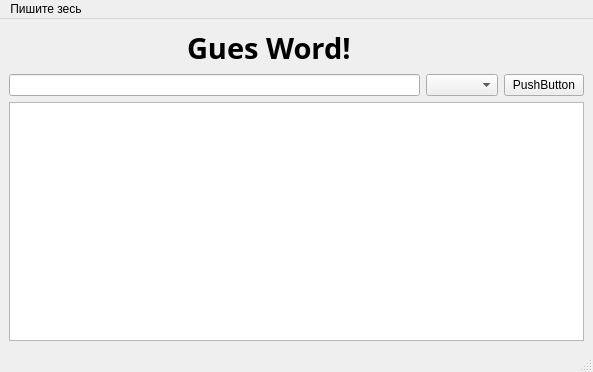
<?xml version="1.0" encoding="UTF-8"?>
<ui version="4.0">
 <class>MainWindow</class>
 <widget class="QMainWindow" name="MainWindow">
  <property name="geometry">
   <rect>
    <x>0</x>
    <y>0</y>
    <width>593</width>
    <height>372</height>
   </rect>
  </property>
  <property name="windowTitle">
   <string>Собери слова</string>
  </property>
  <widget class="QWidget" name="centralwidget">
   <layout class="QGridLayout" name="gridLayout">
    <item row="0" column="0">
     <layout class="QHBoxLayout" name="horizontalLayout">
      <item>
       <spacer name="horizontalSpacer">
        <property name="orientation">
         <enum>Qt::Horizontal</enum>
        </property>
        <property name="sizeType">
         <enum>QSizePolicy::Preferred</enum>
        </property>
        <property name="sizeHint" stdset="0">
         <size>
          <width>178</width>
          <height>20</height>
         </size>
        </property>
       </spacer>
      </item>
      <item>
       <widget class="QLabel" name="label">
        <property name="font">
         <font>
          <family>Ink Free</family>
          <pointsize>22</pointsize>
          <weight>75</weight>
          <bold>true</bold>
         </font>
        </property>
        <property name="text">
         <string>Gues Word!</string>
        </property>
        <property name="textFormat">
         <enum>Qt::AutoText</enum>
        </property>
       </widget>
      </item>
     </layout>
    </item>
    <item row="1" column="0">
     <widget class="QLineEdit" name="lineEdit"/>
    </item>
    <item row="1" column="1">
     <widget class="QComboBox" name="comboBox"/>
    </item>
    <item row="1" column="2">
     <widget class="QPushButton" name="pushButton">
      <property name="text">
       <string>PushButton</string>
      </property>
     </widget>
    </item>
    <item row="2" column="0" colspan="3">
     <widget class="QPlainTextEdit" name="plainTextEdit"/>
    </item>
   </layout>
  </widget>
  <widget class="QMenuBar" name="menubar">
   <property name="geometry">
    <rect>
     <x>0</x>
     <y>0</y>
     <width>593</width>
     <height>21</height>
    </rect>
   </property>
   <widget class="QMenu" name="menu">
    <property name="title">
     <string>Пишите зесь</string>
    </property>
   </widget>
   <addaction name="menu"/>
  </widget>
  <widget class="QStatusBar" name="statusbar"/>
 </widget>
 <resources/>
 <connections/>
</ui>
